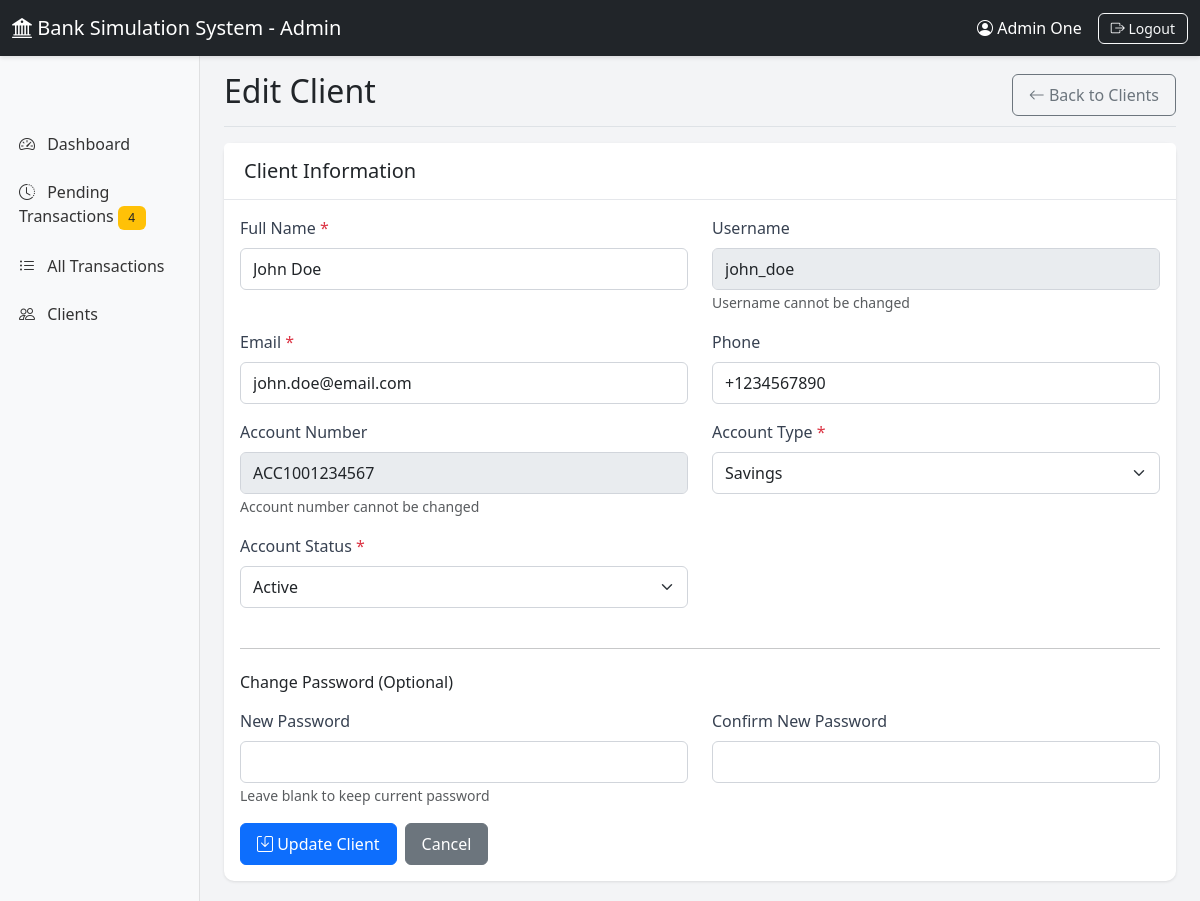
The page /admin/edit_client.php?id=1 (signed in) on the database its author committed.
### tables this page shows
CREATE TABLE accounts (
    id INT PRIMARY KEY AUTO_INCREMENT,
    client_id INT NOT NULL,
    account_number VARCHAR(20) UNIQUE NOT NULL,
    balance DECIMAL(15, 2) DEFAULT 0.00,
    account_type ENUM('SAVINGS', 'CHECKING', 'BUSINESS') DEFAULT 'SAVINGS',
    status ENUM('ACTIVE', 'SUSPENDED', 'CLOSED') DEFAULT 'ACTIVE',
    created_at TIMESTAMP DEFAULT CURRENT_TIMESTAMP,
    FOREIGN KEY (client_id) REFERENCES clients(id) ON DELETE CASCADE,
    INDEX idx_account_number (account_number),
    INDEX idx_client_id (client_id)
);

CREATE TABLE clients (
    id INT PRIMARY KEY AUTO_INCREMENT,
    username VARCHAR(50) UNIQUE NOT NULL,
    email VARCHAR(100) UNIQUE NOT NULL,
    password_hash VARCHAR(255) NOT NULL,
    full_name VARCHAR(100) NOT NULL,
    phone VARCHAR(20),
    created_at TIMESTAMP DEFAULT CURRENT_TIMESTAMP,
    INDEX idx_username (username),
    INDEX idx_email (email)
);

### includes/Database.php (called while the page is built, shortened)
<?php
class Database {
    private static $instance = null;
    private $pdo;
    private function __construct() {
        global $pdo;
        $this->pdo = $pdo;
    }
    public static function getInstance() {
        if (self::$instance === null) {
            self::$instance = new self();
        }
        return self::$instance;
    }
    public function queryOne($sql, $params = []) {
        try {
            $stmt = $this->pdo->prepare($sql);
            $stmt->execute($params);
            return $stmt->fetch();
        } catch (PDOException $e) {
            error_log("Database Query Error: " . $e->getMessage());
            return false;
        }
    }
}

### includes/functions.php (called while the page is built, shortened)
<?php
function getPost($key, $default = null) {
    return $_POST[$key] ?? $default;
}
function getGet($key, $default = null) {
    return $_GET[$key] ?? $default;
}

### admin/edit_client.php (the view, shortened to what this page needs)
<?php
require_once __DIR__ . '/../includes/Auth.php';
require_once __DIR__ . '/../includes/Database.php';
require_once __DIR__ . '/../includes/functions.php';
$db = Database::getInstance();
$clientId = getGet('id');
$client = $db->queryOne("
    SELECT c.*, a.id as account_id, a.account_number, a.account_type, a.status as account_status
    FROM clients c
    LEFT JOIN accounts a ON c.id = a.client_id
    WHERE c.id = ?
", [$clientId]);
?>
<!DOCTYPE html>
<html lang="en">
<head>
    <link href="https://cdn.jsdelivr.net/npm/bootstrap@5.3.0/dist/css/bootstrap.min.css" rel="stylesheet">
    <link rel="stylesheet" href="https://cdn.jsdelivr.net/npm/bootstrap-icons@1.11.0/font/bootstrap-icons.css">
    <link rel="stylesheet" href="../assets/css/admin.css">
</head>
<body>
    <?php include 'includes/header.php'; ?>
    <div class="container-fluid">
        <div class="row">
            <?php include 'includes/sidebar.php'; ?>
            <main class="col-md-9 ms-sm-auto col-lg-10 px-md-4">
                <div class="d-flex justify-content-between flex-wrap flex-md-nowrap align-items-center pt-3 pb-2 mb-3 border-bottom">
                    <h1 class="h2">Edit Client</h1>
                    <a href="/BankSim/admin/clients.php" class="btn btn-outline-secondary">
                        <i class="bi bi-arrow-left"></i> Back to Clients
                    </a>
                </div>
                <div class="card">
                    <div class="card-header">
                        <h5 class="mb-0">Client Information</h5>
                    </div>
                    <div class="card-body">
                        <form method="POST" action="">
                            <div class="row">
                                <div class="col-md-6 mb-3">
                                    <label for="full_name" class="form-label">Full Name <span class="text-danger">*</span></label>
                                    <input type="text" class="form-control" id="full_name" name="full_name"
                                           value="<?php echo htmlspecialchars(getPost('full_name', $client['full_name'])); ?>" required>
                                </div>
                                <div class="col-md-6 mb-3">
                                    <label for="username" class="form-label">Username</label>
                                    <input type="text" class="form-control" id="username"
                                           value="<?php echo htmlspecialchars($client['username']); ?>" disabled>
                                    <small class="text-muted">Username cannot be changed</small>
                                </div>
                            </div>
                            <div class="row">
                                <div class="col-md-6 mb-3">
                                    <label for="email" class="form-label">Email <span class="text-danger">*</span></label>
                                    <input type="email" class="form-control" id="email" name="email"
                                           value="<?php echo htmlspecialchars(getPost('email', $client['email'])); ?>" required>
                                </div>
                                <div class="col-md-6 mb-3">
                                    <label for="phone" class="form-label">Phone</label>
                                    <input type="tel" class="form-control" id="phone" name="phone"
                                           value="<?php echo htmlspecialchars(getPost('phone', $client['phone'] ?? '')); ?>"
                                           placeholder="e.g., 1234567890">
                                </div>
                            </div>
                            <?php if ($client['account_id']): ?>
                            <div class="row">
                                <div class="col-md-6 mb-3">
                                    <label for="account_number" class="form-label">Account Number</label>
                                    <input type="text" class="form-control" id="account_number"
                                           value="<?php echo htmlspecialchars($client['account_number']); ?>" disabled>
                                    <small class="text-muted">Account number cannot be changed</small>
                                </div>
                                <div class="col-md-6 mb-3">
                                    <label for="account_type" class="form-label">Account Type <span class="text-danger">*</span></label>
                                    <select class="form-select" id="account_type" name="account_type" required>
                                        <?php
                                        $selectedType = getPost('account_type', $client['account_type']);
                                        ?>
                                        <option value="SAVINGS" <?php echo $selectedType === 'SAVINGS' ? 'selected' : ''; ?>>Savings</option>
                                    </select>
                                </div>
                            </div>
                            <div class="row">
                                <div class="col-md-6 mb-3">
                                    <label for="account_status" class="form-label">Account Status <span class="text-danger">*</span></label>
                                    <select class="form-select" id="account_status" name="account_status" required>
                                        <?php
                                        $selectedStatus = getPost('account_status', $client['account_status']);
                                        ?>
                                        <option value="ACTIVE" <?php echo $selectedStatus === 'ACTIVE' ? 'selected' : ''; ?>>Active</option>
                                    </select>
                                </div>
                            </div>
                            <?php endif; ?>
                            <hr class="my-4">
                            <h6 class="mb-3">Change Password (Optional)</h6>
                            <div class="row">
                                <div class="col-md-6 mb-3">
                                    <label for="new_password" class="form-label">New Password</label>
                                    <input type="password" class="form-control" id="new_password" name="new_password">
                                    <small class="text-muted">Leave blank to keep current password</small>
                                </div>
                                <div class="col-md-6 mb-3">
                                    <label for="confirm_password" class="form-label">Confirm New Password</label>
                                    <input type="password" class="form-control" id="confirm_password" name="confirm_password">
                                </div>
                            </div>
                            <div class="d-flex gap-2">
                                <button type="submit" class="btn btn-primary">
                                    <i class="bi bi-save"></i> Update Client
                                </button>
                                <a href="/BankSim/admin/clients.php" class="btn btn-secondary">Cancel</a>
                            </div>
                        </form>
                    </div>
                </div>
            </main>
        </div>
    </div>
</body>
</html>

### assets/css/admin.css (style rules this page uses)
:root { --admin-primary: #1e3a8a; --admin-secondary: #3b82f6; --admin-success: #10b981; --admin-warning: #f59e0b; --admin-danger: #ef4444; --admin-dark: #1f2937; --admin-light: #f3f4f6; }
body { font-family: 'Segoe UI', Tahoma, Geneva, Verdana, sans-serif; background-color: var(--admin-light); }
.card { border: none; border-radius: 10px; box-shadow: 0 1px 3px rgba(0, 0, 0, 0.1); margin-bottom: 20px; }
.card-header { background-color: white; border-bottom: 1px solid #e5e7eb; font-weight: 600; padding: 1rem 1.25rem; }
.btn { border-radius: 6px; font-weight: 500; padding: 0.5rem 1rem; transition: all 0.2s; }
.form-control, .form-select { border-radius: 6px; border: 1px solid #d1d5db; padding: 0.5rem 0.75rem; }
.form-label { font-weight: 500; margin-bottom: 0.5rem; color: #374151; }

### rows shown on the page
accounts: full_name "John Doe", client.username "john_doe", email "john.doe@email.com", phone "+1234567890", account_number "ACC1001234567", account_type "Savings", account_status "Active"

### other values the page prints
APP_NAME "Bank Simulation System"
$_SESSION['admin_name'] "Admin One"
$pendingCount "4"
